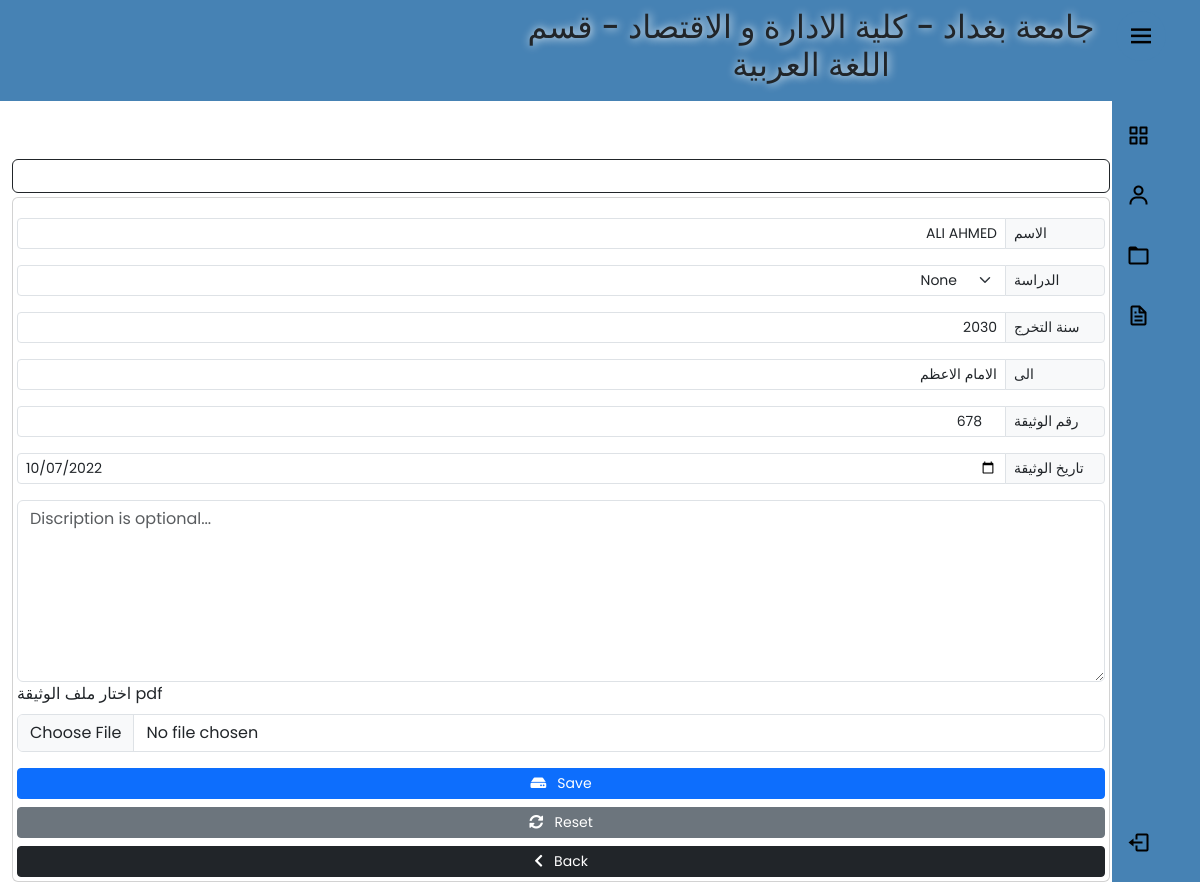
The app's page /studentDoc/12 (signed in), older data.
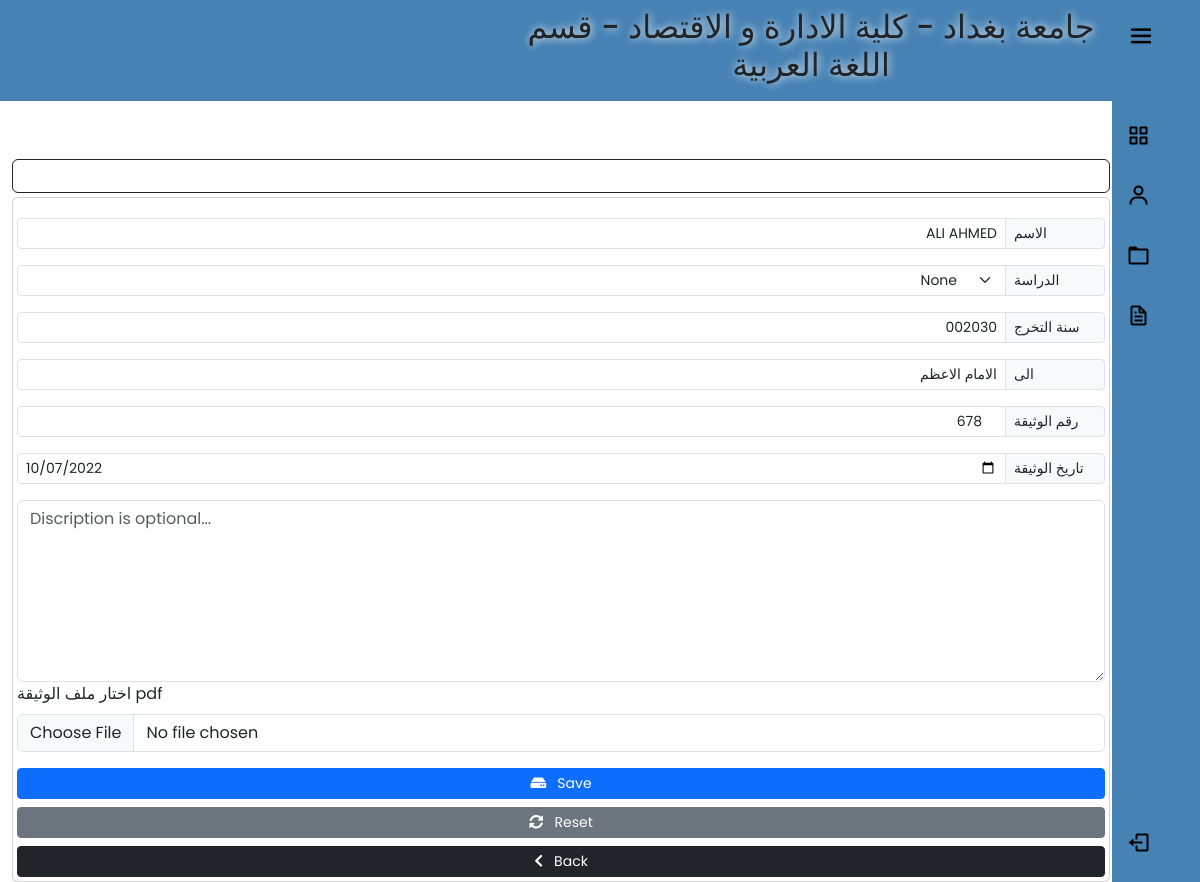
The same page, newer data.
### app/models.py (models this page shows, shortened)
class StudentDocument(models.Model):
    study_list = (
        ("الصباحية", "الصباحية"),
        ("المسائية", "المسائية"),
    )
    user = models.CharField(max_length=100,verbose_name="اسم المستخدم")
    name = models.CharField(max_length=100,verbose_name="اسم الطالب/ة" )
    Dname = models.CharField(max_length=100,verbose_name="القسم")
    study = models.CharField(max_length=20,verbose_name="الدراسة", choices=study_list,null=True,blank=True)
    Cname = models.CharField(max_length=100,verbose_name="المحافظة")
    graduate_year = models.CharField(max_length=100,verbose_name="سنة التخرج")
    to = models.CharField(max_length=250 , verbose_name="الجهة المصدر اليها")
    Dnumber = models.CharField(max_length=20,verbose_name="رقم الوثيقة")
    Ddate = models.DateField(verbose_name="تاريخ الوثيقة",blank=True,null=True)
    note = models.TextField(blank=True,null=True)
    img_doc = models.FileField(upload_to='stdDoc/%y/',null=True,blank=True,verbose_name="صورة الوثيقة")
    img_qr = models.FileField(upload_to='stdDoc/%y/',null=True,blank=True,verbose_name="صورة الباركود")
    check_post = models.BooleanField(null=True,default=False)
    created_at = models.DateTimeField(auto_now_add=True)
    class Meta:
        verbose_name_plural = "جدول وثائق الطلبة"

### app/views.py (the view)
# urls.py: path('studentDoc/<str:std_id>', views.studentDoc,name="studentDoc"),
@cache_control(no_cache=True , must_revalidate=True,no_store=True)
@login_required(login_url='login')
def studentDoc(request, std_id):
    user = request.user.userprofile
    studentDoc = StudentDocument.objects.get(id=std_id)
    if studentDoc != None:
        studentDoc.img_doc = '../static/img/imam.png'
        return render(request, 'edit.html', {'studentDoc': studentDoc,'user':user,})

### app/models.py (called while the page is built)
    def __str__(self):
        return self.Dname

    def __str__(self):
        return self.Cname

### app/templates/edit.html (shortened to what this page needs)
{% extends 'add_patients.html' %}
{% block value-name %} value="{{studentDoc.name}}" {% endblock value-name %}
{% block option-study %} <option  style="background-color:#d3d3d3; color:red; font-weight:bold;">{{studentDoc.study}}</option>{% endblock option-study %}
{% block value-study-all %} value="{{studentDoc.study}}"   {% endblock value-study-all %}
{% block value-year %}  value="{{studentDoc.graduate_year}}"  {% endblock value-year %}
{% block value-to %} value="{{studentDoc.to}}"  {% endblock value-to %}
{% block value-Dnumber %} value="{{studentDoc.Dnumber}}"  {% endblock value-Dnumber %}
{% block value-Ddate %} value="{{studentDoc.Ddate | date:'Y-m-d'}}" {% endblock value-Ddate %}
{% block value-img_doc %} value={{studentDoc.img_doc.url}} {% endblock value-img_doc %}
{% block btn-content %} <i class="fas fa-hdd"></i>&nbsp;&nbsp; Save {% endblock btn-content %}
{% block btn-reset %}
<button type="reset" class="btn btn-secondary btn-sm"><i class="fas fa-sync-alt"></i>&nbsp;&nbsp; Reset</button>
{% endblock btn-reset %}
{% block Action %} action="/edit_studentDoc/" {% endblock Action %}

### app/templates/add_patients.html (shortened to what this page needs)
{% extends 'base2.html' %}
{% block content %}
     <div class="container" style="padding-top:10px;">
          <div class="row">
               <div class="col-lg-12">
                    <div class="card card-body border-dark  mt-5">
                    </div>
                    <form {% block Action %} action="/add_studentDoc/" {% endblock Action %} method="POST" enctype="multipart/form-data" class="card p-1 porder-dark mt-1">
                         <div class="input-group input-group-sm mb-3">
                              <input type="text" class="form-control text-end" name="name" id="name" placeholder="اسم الطالب/ة" required  {% block value-name %}{% endblock value-name %}>
                                <label class="input-group-text side-label">الاسم</label>
                         </div>
                          <div class="input-group input-group-sm mb-3 ">
                              <select dir="ltr" class="form-select" name="study" id="study-all" required {% block value-study-all %}{% endblock value-study-all %}>
                                   {% block option-study %}{% endblock option-study %}
                              </select>
                               <label class="input-group-text side-label">الدراسة</label>
                         </div>
                         <div class="input-group input-group-sm mb-3">
                              <input type="text" class="form-control text-end" name="year" maxlength="10" id="year_std" placeholder="سنة التخرج" required {% block value-year %}{% endblock value-year %}>
                                   <label class="input-group-text side-label">سنة التخرج</label>
                         </div>
                           <div class="input-group input-group-sm mb-3">
                              <input type="text" class="form-control text-end" name="to"  id="to" placeholder="الجهة الصادر اليها الوثيقة" required {% block value-to %}{% endblock value-to %}>
                                <label class="input-group-text side-label">الى</label>
                         </div>
                          <div class="input-group input-group-sm mb-3">
                              <input type="number" class="form-control text-end" name="Dnumber" maxlength="5" id="Dnumber" placeholder="العدد" required {% block value-Dnumber %}{% endblock value-Dnumber %}>
                                <label class="input-group-text side-label">رقم الوثيقة</label>
                          </div>
                           <div class="input-group input-group-sm mb-3">
                              <input type="date" class="form-control" name="Ddate"  id="Ddate"  required {% block value-Ddate %}{% endblock value-Ddate %}>
                                <label class="input-group-text side-label">تاريخ الوثيقة</label>
                         </div>
                         <div class="form-group">
                              <textarea class="form-control" name="note" id="note"   rows="7" placeholder="Discription is optional...">{% block value-note %}{% endblock value-note %}</textarea>
                         </div>
                          <div class="form-group">
                         <label class="form-label" for="customFile">اختار ملف الوثيقة pdf</label>
                         <input type="file" class="form-control" name='img_doc' accept="application/pdf"  id="customFile" {% block value-img_doc %}{% endblock value-img_doc %}/>
                         </div>
                         <div class="d-grid gap-2 mt-3">
                              <button type="submit" class="btn btn-primary btn-sm"  id="btn-add">
                                  {% block btn-content %} <i class="fas fa-plus"></i>&nbsp;&nbsp; اضافة {% endblock btn-content %}
                              </button>
                              {% block btn-reset %} {% endblock btn-reset %}
                              <a href="{% url 'backend' %}" class="btn btn-dark btn-sm"><i class="fas fa-chevron-left"></i>&nbsp;&nbsp; Back</a>
                         </div>
                    </form>
               </div>
          </div>
          </div>
           </div>
{% endblock content %}

Row changes from the older to the newer data that the page shows:
changed StudentDocument "ALI AHMED": year "2030" → "002030"
